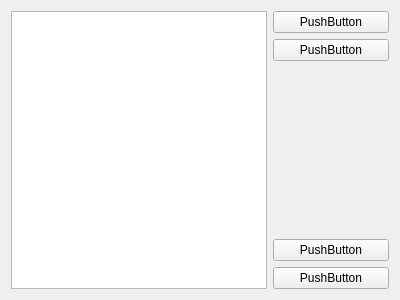
<?xml version="1.0" encoding="UTF-8"?>
<ui version="4.0">
 <class>Mercury_TableEditorWidget</class>
 <widget class="QWidget" name="Mercury_TableEditorWidget">
  <property name="geometry">
   <rect>
    <x>0</x>
    <y>0</y>
    <width>400</width>
    <height>300</height>
   </rect>
  </property>
  <property name="windowTitle">
   <string>Form</string>
  </property>
  <layout class="QFormLayout" name="formLayout">
   <item row="0" column="0">
    <widget class="QTableView" name="tableView"/>
   </item>
   <item row="0" column="1">
    <layout class="QVBoxLayout" name="verticalLayout">
     <item>
      <widget class="QPushButton" name="buttonAdd">
       <property name="text">
        <string>PushButton</string>
       </property>
      </widget>
     </item>
     <item>
      <widget class="QPushButton" name="buttonRemove">
       <property name="text">
        <string>PushButton</string>
       </property>
      </widget>
     </item>
     <item>
      <spacer name="verticalSpacer">
       <property name="orientation">
        <enum>Qt::Vertical</enum>
       </property>
       <property name="sizeHint" stdset="0">
        <size>
         <width>20</width>
         <height>40</height>
        </size>
       </property>
      </spacer>
     </item>
     <item>
      <widget class="QPushButton" name="buttonSubmit">
       <property name="text">
        <string>PushButton</string>
       </property>
      </widget>
     </item>
     <item>
      <widget class="QPushButton" name="buttonClose">
       <property name="text">
        <string>PushButton</string>
       </property>
      </widget>
     </item>
    </layout>
   </item>
  </layout>
 </widget>
 <resources/>
 <connections/>
</ui>
